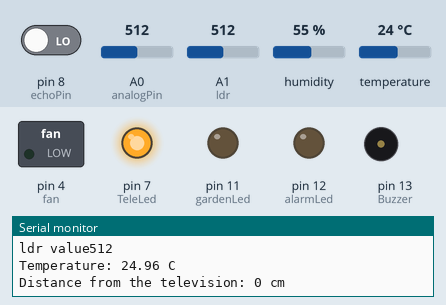
Bench run of a sketch on a simulated Arduino Uno, built with avr-gcc and run on an emulated ATmega328P. On the bench: switched loads named in the sketch (green lamp = pin HIGH), output pins drawn as LEDs (lit = HIGH), buzzer (waves = sounding, pin HIGH), the last lines printed to the serial monitor. The inputs (shaded band) are chosen by the test bench; at power-on: A0 (analogPin) = 512, A1 (ldr) = 512, pin 8 (echoPin) LOW, humidity 55 %, temperature 24 °C. Pins used as bus, display or sensor lines are not drawn.

Above: at 1.2 s.
1.3 s: A0 (analogPin) set to 373
4.7 s: A0 (analogPin) set to 346
At 5.5 s:
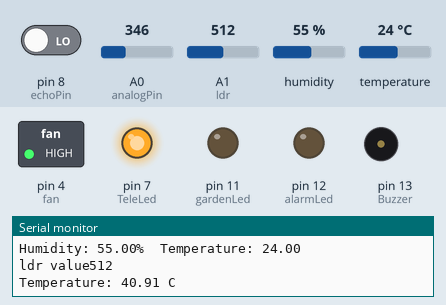
6.5 s: A1 (ldr) set to 42
8.0 s: A1 (ldr) set to 36
At 9.0 s:
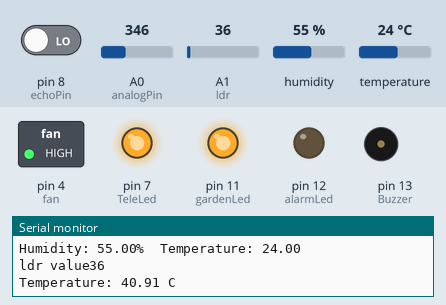
9.6 s: A0 (analogPin) set to 287
11.1 s: A0 (analogPin) set to 258
At 12.7 s:
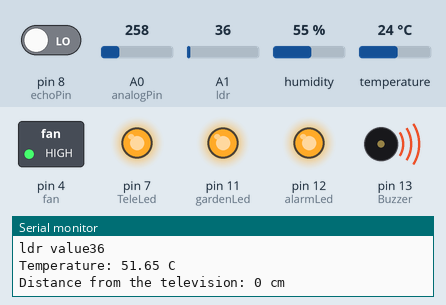
At 13.5 s:
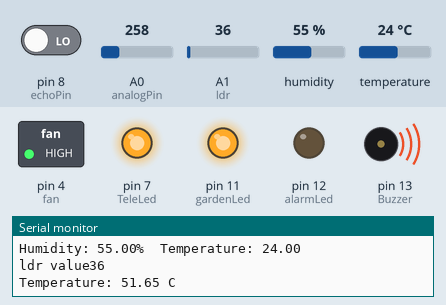
Timing chart, 0 to 20.5 s (numbered marks = the images above; inputs shaded):
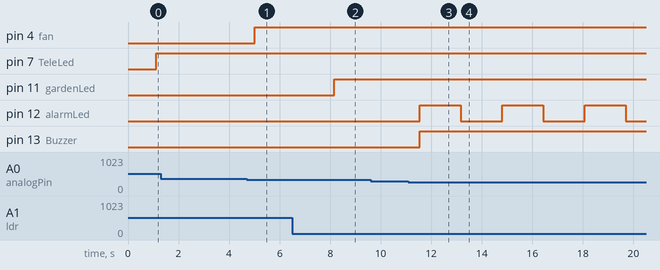

The sketch:

Part2.ino
```cpp
const int analogPin = A0; // Analog pin connected to the junction of thermistor and resistor
  const float seriesResistor = 10000.0; // Value of the fixed resistor in ohms
  const float nominalResistance = 10000.0; // Resistance of the thermistor at 25 degrees C
  const float nominalTemperature = 25.0; // Temperature for nominal resistance (usually 25 C)
  const float bCoefficient = 3950.0; // Beta coefficient of the thermistor
  const int thermistorNominalTemperature = 25; // The temperature at which the nominal resistance is specified (usually 25 C)

    // Variables
    float analogValue;
    float resistance;
    float temperature;
   #define fan 4
   #define Buzzer 13  //for alarm
   #define alarmLed 12  //for alarm

   #define trigPin  9   //ultrasonic for television
   #define echoPin 8
   #define TeleLed 7   // led for televisoin

   #define gardenLed 11
   #define ldr A1
   #include "DHT.h"

  #define DHTPIN 2     // Digital pin connected to the DHT sensor
  #define DHTTYPE DHT11   // DHT 22  (AM2302), AM2321
  DHT dht(DHTPIN, DHTTYPE);

void setup() {
  Serial.begin (9600);
  pinMode(fan,OUTPUT);
  pinMode(gardenLed,OUTPUT);
  pinMode(ldr,INPUT);
  pinMode(trigPin, OUTPUT);
  pinMode(echoPin, INPUT);
  pinMode(Buzzer, OUTPUT);
  pinMode(alarmLed, OUTPUT);
  pinMode(TeleLed,OUTPUT);
   dht.begin();
}


void  loop() {

  // code for the garden ldr
  int ldrvalue = analogRead(ldr);
  if(ldrvalue<40){
    digitalWrite(gardenLed,HIGH);
  }
  else{
    digitalWrite(gardenLed,LOW);
  }
  Serial.print("ldr value");
  Serial.println(ldrvalue);
  // code for tempsensor
  analogValue = analogRead(analogPin); // Read the analog value from the voltage divider
  resistance = seriesResistor / ((1023.0 / analogValue) - 1); // Calculate the thermistor resistance

  // Use the Steinhart-Hart equation to calculate temperature
  float steinhart;
  steinhart = resistance / nominalResistance; // (R/Ro)
  steinhart = log(steinhart); // ln(R/Ro)
  steinhart /= bCoefficient; // 1/B * ln(R/Ro)
  steinhart += 1.0 / (nominalTemperature + 273.15); // + (1/To)
  steinhart = 1.0 / steinhart; // Invert
  steinhart -= 273.15; // Convert to Celsius

  temperature = steinhart;

  // Print the temperature to the Serial Monitor
  Serial.print("Temperature: ");
  Serial.print(temperature);
  Serial.println(" C");


  delay(100);
  if(temperature>40){
    digitalWrite(fan,HIGH);
  }
  else{
    digitalWrite(fan,LOW);
  }
  if(temperature>50){
    digitalWrite(Buzzer, HIGH);
    digitalWrite(alarmLed, !digitalRead(alarmLed));
  }
  else{
    digitalWrite(Buzzer, LOW);
    digitalWrite(alarmLed, LOW);
  }

  //  code for ultrasonic
  int duration, distance;
  digitalWrite(trigPin,  LOW);
  delay(2);
  digitalWrite(trigPin, HIGH);
  delay(10);
  digitalWrite(trigPin,  LOW);
  duration = pulseIn(echoPin, HIGH);
  distance = duration * 0.0344 / 2;

  if (distance<20) {
    digitalWrite(TeleLed, HIGH);
  }
  else{
    digitalWrite(TeleLed, LOW);
  }

    Serial.print("Distance from the television: ");
    Serial.print(
        distance); // Print the output in serial monitor
    Serial.println(" cm");
    delay(500);


    // Humidity
     float h = dht.readHumidity();
    // Read temperature as Celsius (the default)
    float t = dht.readTemperature();
    Serial.print("Humidity: ");
    Serial.print(h);
    Serial.print("%  Temperature: ");
    Serial.println(t);
}
```

Measured:
- the behaviour switches between 355 and 354 on A0 (analogPin) (found by bisection; images 0 and 1)
- the behaviour switches between 40 and 39 on A1 (ldr) (found by bisection; images 1 and 2)
- the behaviour switches between 271 and 270 on A0 (analogPin) (found by bisection; images 2 and 3)
- after the input at 4.7 s, pin 4 (fan): LOW → HIGH after 0.31 s
- after the input at 8.0 s, pin 11 (gardenLed): LOW → HIGH after 0.17 s
- after the input at 11.1 s, pin 12 (alarmLed): alternates HIGH for 1.6 s and LOW for 1.6 s, starting after 0.44 s; pin 13 (Buzzer): LOW → HIGH after 0.44 s
